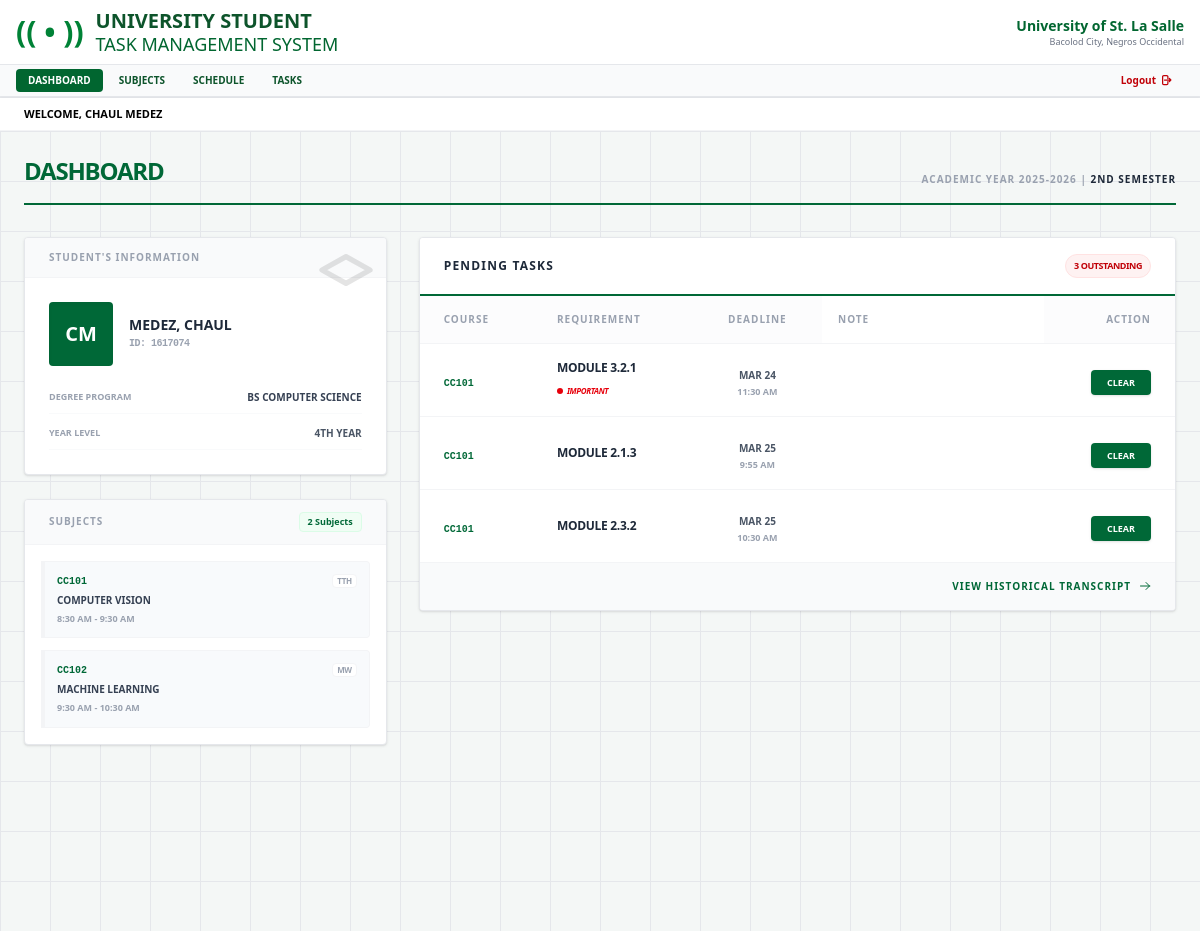
The page / (signed in) on the database as committed earlier.
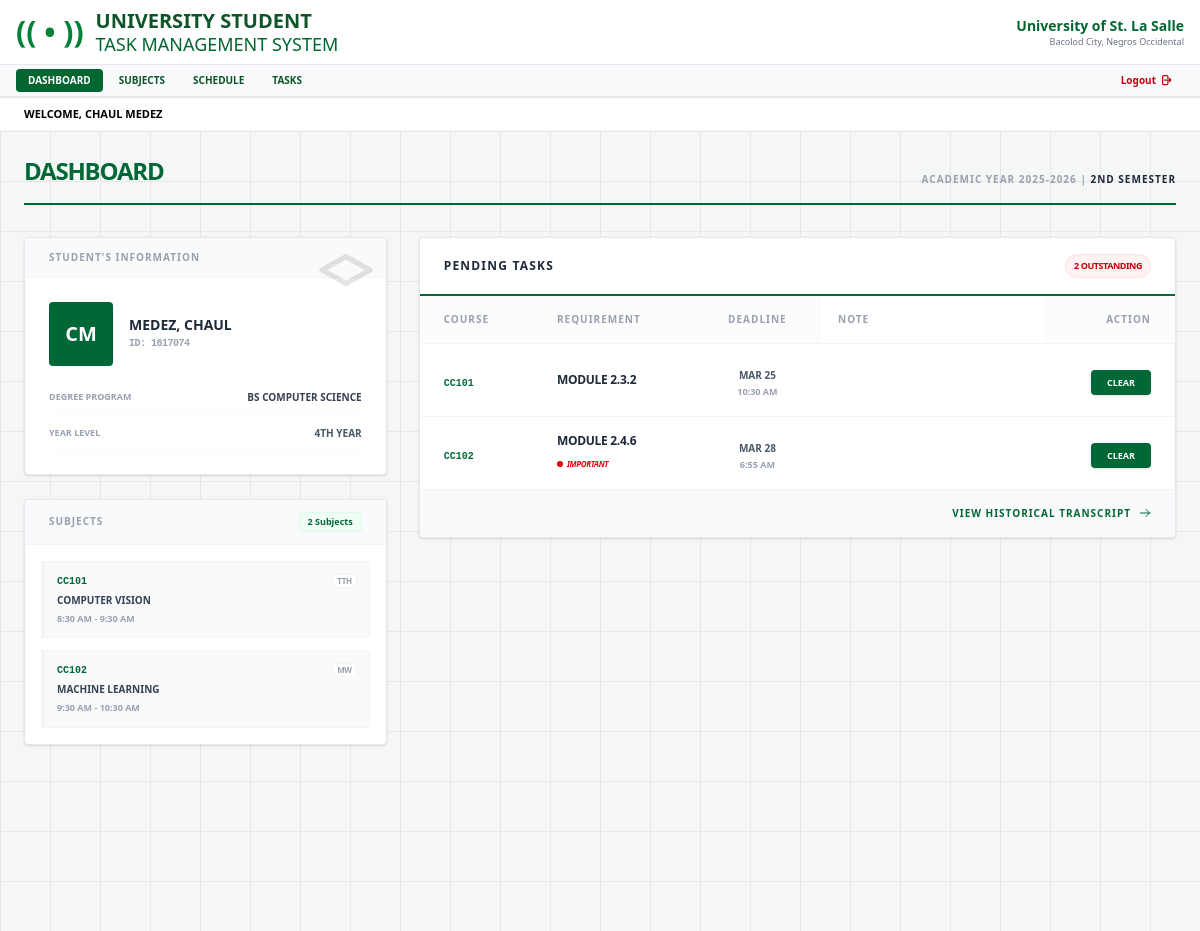
The same page on the database as committed later.
### assignmenttracker/models.py (models this page shows, shortened)
class Subject(models.Model):
    user = models.ForeignKey(User, on_delete=models.CASCADE)
    code = models.CharField(max_length=20)
    name = models.CharField(max_length=100)
    days = models.CharField(max_length=20)
    start_time = models.TimeField()
    end_time = models.TimeField()
    color = models.CharField(max_length=20, default='bg-green-700')

class Task(models.Model):
    user = models.ForeignKey(User, on_delete=models.CASCADE)
    subject = models.ForeignKey(Subject, on_delete=models.CASCADE, related_name='tasks')
    title = models.CharField(max_length=200)
    due_date = models.DateTimeField()
    notes = models.TextField(null=True, blank=True)
    is_done = models.BooleanField(default=False)
    CATEGORY_CHOICES = [
        ('assignment', 'Assignment'),
        ('quiz', 'Quiz'),
        ('project', 'Project'),
        ('exam', 'Exam'),
    ]
    category = models.CharField(max_length=50, choices=CATEGORY_CHOICES)
    is_major = models.BooleanField(default=False)

### assignmenttracker/views.py (the view)
# urls.py: path('', views.dashboard, name='dashboard'),
@login_required
def dashboard(request):
    pending = Task.objects.filter(user=request.user, is_done=False).order_by('due_date')
    user_subjects = Subject.objects.filter(user=request.user)
    return render(request, 'assignmenttracker/dashboard.html', {
        'assignments': pending,
        'subjects': user_subjects,
    })

### assignmenttracker/templates/assignmenttracker/dashboard.html (shortened to what the changed rows need)
{% extends 'base.html' %}
{% load static %}
{% block content %}
<div class="bg-[#f4f7f6] min-h-screen p-6" style="background-image: linear-gradient(#e5e7eb 1px, transparent 1px), linear-gradient(90deg, #e5e7eb 1px, transparent 1px); background-size: 50px 50px;">
    <div class="max-w-6xl mx-auto">
        <div class="flex flex-col md:flex-row justify-between items-end border-b-2 border-[#006837] pb-4 mb-8">
            <div>
                <h2 class="text-2xl font-black text-[#006837] uppercase tracking-tighter">Dashboard</h2>
            </div>
        </div>
        <div class="grid grid-cols-1 lg:grid-cols-3 gap-8">
            <div class="lg:col-span-1 space-y-6">
                <div class="bg-white rounded shadow-sm border border-gray-200 overflow-hidden">
                    <div class="p-4 space-y-3">
                        {% for subject in subjects %}
                        <div class="border-l-4 border-[#006837] bg-[#f8fafc] p-3 rounded-r transition-all hover:shadow-md hover:bg-white border-y border-r border-gray-100">
                            <div class="flex justify-between items-start">
                                <span class="text-[10px] font-mono font-black text-[#006837]">{{ subject.code }}</span>
                                <span class="text-[8px] font-black text-gray-400 bg-white px-1 border border-gray-100 rounded uppercase tracking-tighter">{{ subject.days }}</span>
                            </div>
                            <p class="text-[10px] font-bold text-gray-700 uppercase truncate mt-1">{{ subject.name }}</p>
                            <p class="text-[9px] text-gray-400 font-black mt-1 uppercase">
                                {{ subject.start_time|time:"g:i A" }} - {{ subject.end_time|time:"g:i A" }}
                            </p>
                        </div>
                        {% empty %}
                        <div class="text-center py-8">
                            <p class="text-[10px] text-gray-400 font-black uppercase  tracking-widest">No Enrolled Subjects</p>
                            <a href="{% url 'subject_list' %}" class="text-[9px] text-[#006837] underline font-black uppercase mt-2 inline-block">Update Subjects</a>
                        </div>
                        {% endfor %}
                    </div>
                </div>
            </div>
            <div class="lg:col-span-2">
                <div class="bg-white rounded shadow-sm border border-gray-200 overflow-hidden">
                    <div class="px-6 py-4 bg-white border-b-2 border-[#006837] flex justify-between items-center">
                        <div>
                            <h3 class="text-xs font-black text-gray-800 uppercase tracking-widest leading-none">Pending Tasks</h3>
                        </div>
                        <span class="bg-red-50 text-red-700 text-[9px] px-2 py-1 rounded-full border border-red-100 font-black uppercase tracking-tighter">
                            {{ assignments.count }} Outstanding
                        </span>
                    </div>
                    <table class="w-full text-left">
                        <thead>
                            <tr class="text-[10px] font-black text-gray-400 uppercase tracking-widest border-b border-gray-100">
                                <th class="px-6 py-4 bg-gray-50/50">Course</th>
                                <th class="px-6 py-4 bg-gray-50/50">Requirement</th>
                                <th class="px-6 py-4 text-center bg-gray-50/50">Deadline</th>
                                <th class="px-4 py-3">Note</th>
                                <th class="px-6 py-4 text-right bg-gray-50/50">Action</th>
                            </tr>
                        </thead>
                        <tbody class="divide-y divide-gray-100">
                            {% for task in assignments %}
                            <tr class="hover:bg-yellow-50/20 transition-colors group">
                                <td class="px-6 py-4">
                                    <span class="{{ s.color }} text-[10px] font-mono font-black text-[#006837]">{{ task.subject.code }}</span>
                                </td>
                                <td class="px-6 py-4">
                                    <span class="text-xs font-bold text-gray-800 uppercase tracking-tight block">{{ task.title }}</span>
                                    {% if task.is_major %}
                                    <span class="text-[8px] font-black text-red-600 uppercase tracking-tighter italic inline-flex items-center gap-1">
                                        <span class="w-1.5 h-1.5 bg-red-600 rounded-full animate-pulse"></span>
                                       Important
                                    </span>
                                    {% endif %}
                                </td>
                                <td class="px-6 py-4 text-center">
                                    <span class="text-[10px] font-bold text-gray-600 uppercase">{{ task.due_date|date:"M d" }}</span>
                                    <span class="text-[9px] block text-gray-400 font-black">{{ task.due_date|time:"g:i A" }}</span>
                                </td>
                                <td class="px-4 py-6 min-w-[150px]">
                                        <form action="{% url 'update_task_note' task.id %}">
                                            <input
                                                   name="notes"
                                                   value="{{ task.notes|default:'' }}"
                                                   class=" w-full bg-transparent border-none text-[10px] font-bold text-gray-500 uppercase focus:ring-0 placeholder:text-gray-200">
                                        </form>
                                    </td>
                                <td class="px-6 py-4 text-right">
                                    <a href="{% url 'mark_done' task.id %}" class="bg-[#006837] text-white px-4 py-1.5 rounded text-[9px] font-black uppercase hover:bg-green-800 transition-all shadow-sm active:transform active:scale-95">
                                        Clear
                                    </a>
                                </td>
                            </tr>
                            {% endfor %}
                        </tbody>
                    </table>
                </div>
            </div>
        </div>
    </div>
</div>
{% endblock %}

Rows that differ between the two databases and show on the page:
no longer on this page (row edited): Task: subject.code "CC101", title "MODULE 3.2.1", is_major True (drawn), due_date "MAR 24", due_date "11:30 AM"
no longer on this page (row edited): Task: subject.code "CC101", title "MODULE 2.1.3", due_date "MAR 25", due_date "9:55 AM"
now on this page (row edited): Task: subject.code "CC102", title "MODULE 2.4.6", is_major True (drawn), due_date "MAR 28", due_date "6:55 AM"
Other text that changed with them:
{{ assignments.count }}: "3" → "2"
